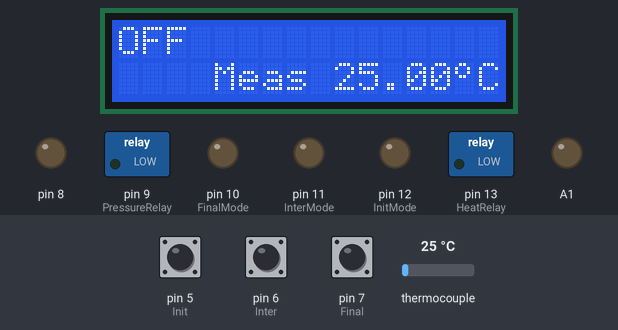
Simulated run of this sketch. Board: Arduino Uno, built with avr-gcc and run on an emulated ATmega328P. Parts: 16×2 character LCD, switched loads named in the sketch (green lamp = pin HIGH), output pins drawn as LEDs (lit = HIGH). The inputs (shaded band) are chosen by the test bench; at power-on: pin 5 (Init) HIGH, thermocouple 25 °C, pin 6 (Inter) HIGH, pin 7 (Final) HIGH.

Above: at 1.7 s.
1.8 s: pin 5 (Init) pulled LOW for 1 s
At 3.1 s:
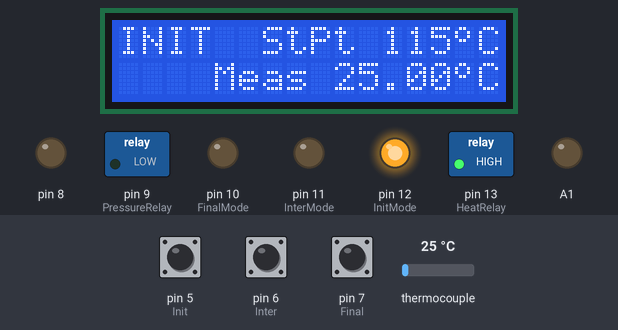
4.3 s: thermocouple set to 150 °C
At 5.5 s:
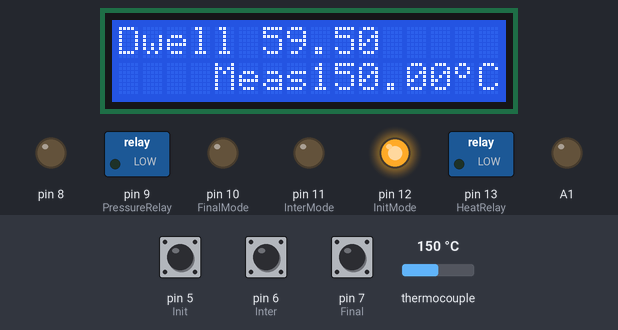
7.3 s: pin 6 (Inter) pulled LOW for 3.2 s
At 8.9 s:
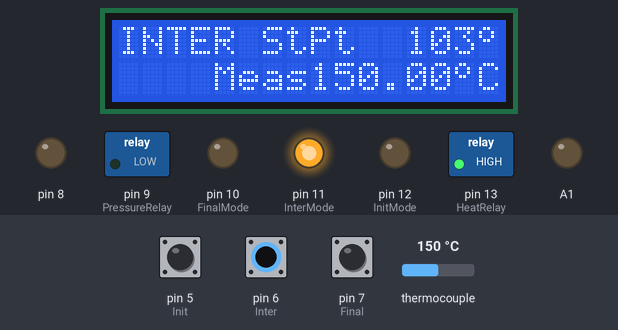
13.5 s: pin 7 (Final) pulled LOW for 1 s
At 14.5 s:
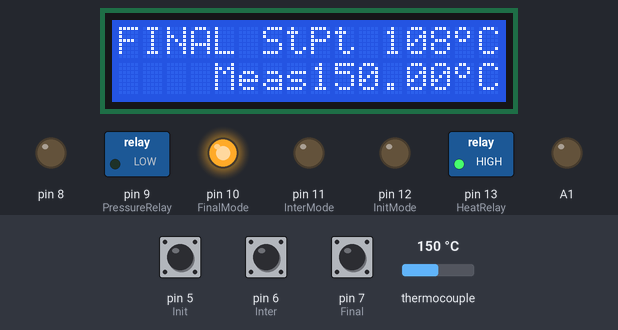
17.2 s: thermocouple set to 113 °C
At 17.6 s:
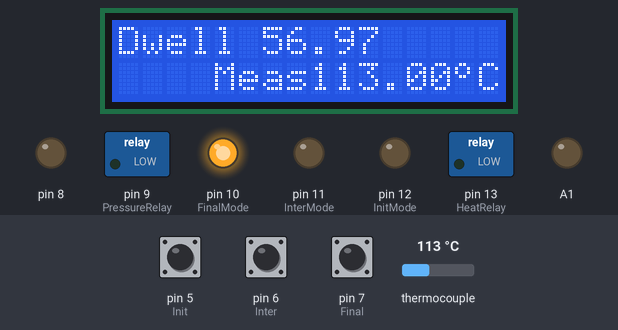
19.2 s: thermocouple set to 104 °C
At 20.1 s:
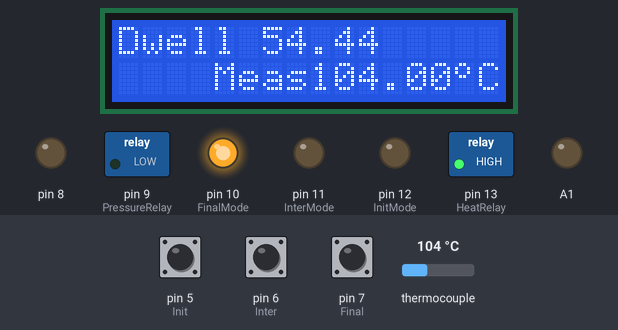
Timing chart, 0 to 64.2 s (numbered marks = the images above; inputs shaded):
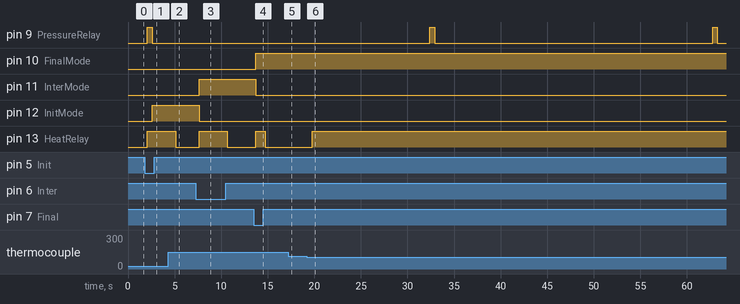

Measured:
- the behaviour switches between 108 and 107 °C on thermocouple (found by bisection; images 5 and 6)
- after the input at 1.8 s, pin 9 (PressureRelay): LOW → HIGH after 0.28 s, → LOW 0.50 s later; pin 12 (InitMode): LOW → HIGH after 0.78 s; pin 13 (HeatRelay): LOW → HIGH after 0.28 s; the display: changes after 0.28 s (image 1)
- after the input at 4.3 s, pin 13 (HeatRelay): HIGH → LOW after 0.81 s; the display: first changes after 0.31 s (image 2 shows a later state)
- after the input at 7.3 s, pin 11 (InterMode): LOW → HIGH after 0.34 s; pin 12 (InitMode): HIGH → LOW after 0.34 s; pin 13 (HeatRelay): LOW → HIGH after 0.34 s, → LOW 3.0 s later; the display: changes after 0.34 s (image 3)
- after the input at 13.5 s, pin 10 (FinalMode): LOW → HIGH after 0.21 s; pin 11 (InterMode): HIGH → LOW after 0.21 s; pin 13 (HeatRelay): LOW → HIGH after 0.21 s, → LOW 1.0 s later; the display: changes after 0.21 s (image 4)
- after the input at 19.2 s, pin 13 (HeatRelay): LOW → HIGH after 0.57 s
- what the display in image 2 shows lasts 0.5 s, from 5.1 s to 5.6 s

The sketch:

filmpress.ino
```cpp
#include <Wire.h>
#include <max6675.h>
#include <LiquidCrystal.h>


//these are the variables that track the button toggle state
int Press = 0;
int Heat = 0;
int modeSet = 0;

int TargetTemp = 0;

int thermoDO2 = 4;
int thermoCS2 = 3;
int thermoCLK2 = 2;

double temp2;

double pressurepulse = 0;
double lastpressurepulse = -30000;

double dwellstart = 0;
double dwelltime = 60000;

MAX6675 thermocouple2(thermoCLK2, thermoCS2, thermoDO2);

LiquidCrystal lcd(0);

// make a cute degree symbol
uint8_t degree[8]  = {140,146,146,140,128,128,128,128};

int Init = 5;
int Inter = 6;
int Final = 7;

int HeatRelay = 13;
int InitMode = 12;
int InterMode = 11;
int FinalMode = 10;
int PressureRelay = 9;


void setup() {
  Serial.begin(9600);

  pinMode(Init, INPUT);
  pinMode(Inter, INPUT);
  pinMode(Final, INPUT);

  digitalWrite(Init, HIGH);
  digitalWrite(Inter, HIGH);
  digitalWrite(Final, HIGH);


  pinMode(8, OUTPUT);
  pinMode(PressureRelay, OUTPUT);
  pinMode(FinalMode, OUTPUT);
  pinMode(InterMode, OUTPUT);
  pinMode(InitMode, OUTPUT);
  pinMode(HeatRelay, OUTPUT);


  pinMode(A1, OUTPUT);
  digitalWrite(A1, LOW);
  lcd.begin(16, 2);
  lcd.createChar(0, degree);

  // wait for MAX chip to stabilize
  delay(500);
  lcd.clear();

}

void loop() {

  if(digitalRead(Init) == LOW){
    modeSet = 1;
   }

  if(digitalRead(Inter) == LOW){
    modeSet = 2;
   }

  if(digitalRead(Final) == LOW){
    modeSet = 3;
   }

  if(digitalRead(Init) == LOW && digitalRead(Final) == LOW){
    modeSet = 0;
   }

  if(digitalRead(Init) == LOW && digitalRead(Inter) == LOW){
    modeSet = 5;
   }

  if(digitalRead(Inter) == LOW && digitalRead(Final) == LOW){
    dwelltime = dwelltime + 60000;

    if(dwelltime > 300000){
       dwelltime = 0;
     }

     lcd.setCursor(0,0);
     lcd.print("Dwell ");
     lcd.print(dwelltime/1000);
     lcd.print("      ");

     delay(1000);

     if(dwelltime > 300000){
       dwelltime = 0;
     }

   }


  modeDisp(modeSet);


  getTemp();

 if(temp2 >= TargetTemp && digitalRead(HeatRelay) == HIGH && modeSet != 6){
   //set mode to cooling
   modeSet = 6;
   dwellstart = millis();
 }


 // insert logic to do the dwell; will roll through quickly for dwell = 0

 if(modeSet == 6 && millis() - dwellstart > dwelltime){
   modeSet = 4;

 }

 // end dwell section


 if(modeSet == 4 && temp2 < TargetTemp){
   //when below 40C and in the right condition, turn off
   modeSet = 0;

 }


  delay(500);

}


void getTemp() {

  temp2 = thermocouple2.readCelsius();

  lcd.setCursor(4,1);

  lcd.print("Meas");
     if(temp2 < 100) {
        lcd.print(" ");
        }

  lcd.print(temp2);
  lcd.write(byte(0));
  lcd.print("C ");
}

void modeDisp(int mode){

   if(mode == 0){
    lcd.setCursor(0,0);
    lcd.print("OFF             ");
   // lcd.write(byte(0));
   // lcd.print("C ");

    digitalWrite(HeatRelay, LOW);
    digitalWrite(PressureRelay, LOW);
    digitalWrite(InitMode, LOW);
    digitalWrite(InterMode, LOW);
    digitalWrite(FinalMode, LOW);

    TargetTemp = 0;
  }

  if(mode == 1){
    lcd.setCursor(0,0);
    lcd.print("INIT  StPt 115");
    lcd.write(byte(0));
    lcd.print("C ");

    digitalWrite(HeatRelay, HIGH);
    //digitalWrite(PressureRelay, HIGH);
    PressureOn();
    digitalWrite(InitMode, HIGH);
    digitalWrite(InterMode, LOW);
    digitalWrite(FinalMode, LOW);

    TargetTemp = 115;

  }

   if(mode == 2){
    lcd.setCursor(0,0);
    lcd.print("INTER StPt  103");
    lcd.write(byte(0));
    lcd.print("C ");

    digitalWrite(HeatRelay, HIGH);
    //digitalWrite(PressureRelay, HIGH);
    PressureOn();
    digitalWrite(InitMode, LOW);
    digitalWrite(InterMode, HIGH);
    digitalWrite(FinalMode, LOW);

    TargetTemp = 103;
  }

   if(mode == 3){
    lcd.setCursor(0,0);
    lcd.print("FINAL StPt 108");
    lcd.write(byte(0));
    lcd.print("C ");

    digitalWrite(HeatRelay, HIGH);
    //digitalWrite(PressureRelay, HIGH);
    PressureOn();
    digitalWrite(InitMode, LOW);
    digitalWrite(InterMode, LOW);
    digitalWrite(FinalMode, HIGH);

    TargetTemp = 108;
  }

   if(mode == 4){
    lcd.setCursor(0,0);
    lcd.print("Cooling         ");
    //lcd.write(byte(0));
    //lcd.print("C ");


    digitalWrite(HeatRelay, LOW);
    //digitalWrite(PressureRelay, HIGH);
    PressureOn();
    digitalWrite(InitMode, LOW);
    digitalWrite(InterMode, LOW);
    digitalWrite(FinalMode, LOW);

    TargetTemp = 40;
  }

   if(mode == 5){
    lcd.setCursor(0,0);
    lcd.print("Pressure Only   ");
    //lcd.write(byte(0));
    //lcd.print("C ");


    digitalWrite(HeatRelay, LOW);
    //digitalWrite(PressureRelay, HIGH);
    PressureOn();
    digitalWrite(InitMode, LOW);
    digitalWrite(InterMode, LOW);
    digitalWrite(FinalMode, LOW);

    TargetTemp = -10;
  }


  if(mode ==6){
     lcd.setCursor(0,0);
     lcd.print("Dwell ");
     lcd.print((dwelltime - (millis() - dwellstart))/1000);
     lcd.print("      ");
    PressureOn();

    if(temp2 > TargetTemp){

      digitalWrite(HeatRelay, LOW);
      // digitalWrite(InitMode, LOW);
    //digitalWrite(InterMode, LOW);
    //digitalWrite(FinalMode, LOW);
    }
    if(temp2 < TargetTemp){

      digitalWrite(HeatRelay, HIGH);
      //digitalWrite(InitMode, LOW);
      //digitalWrite(InterMode, HIGH);
     //digitalWrite(FinalMode, LOW);
    }

  }


  if(mode < 0 || mode > 6) {
    mode = 0;
    }

}

void PressureOn() {

  pressurepulse = millis();
  if((pressurepulse - lastpressurepulse) > 30000){
  digitalWrite(PressureRelay, HIGH);
  delay(500);
  digitalWrite(PressureRelay, LOW);
  lastpressurepulse = pressurepulse;
  }

}
```
